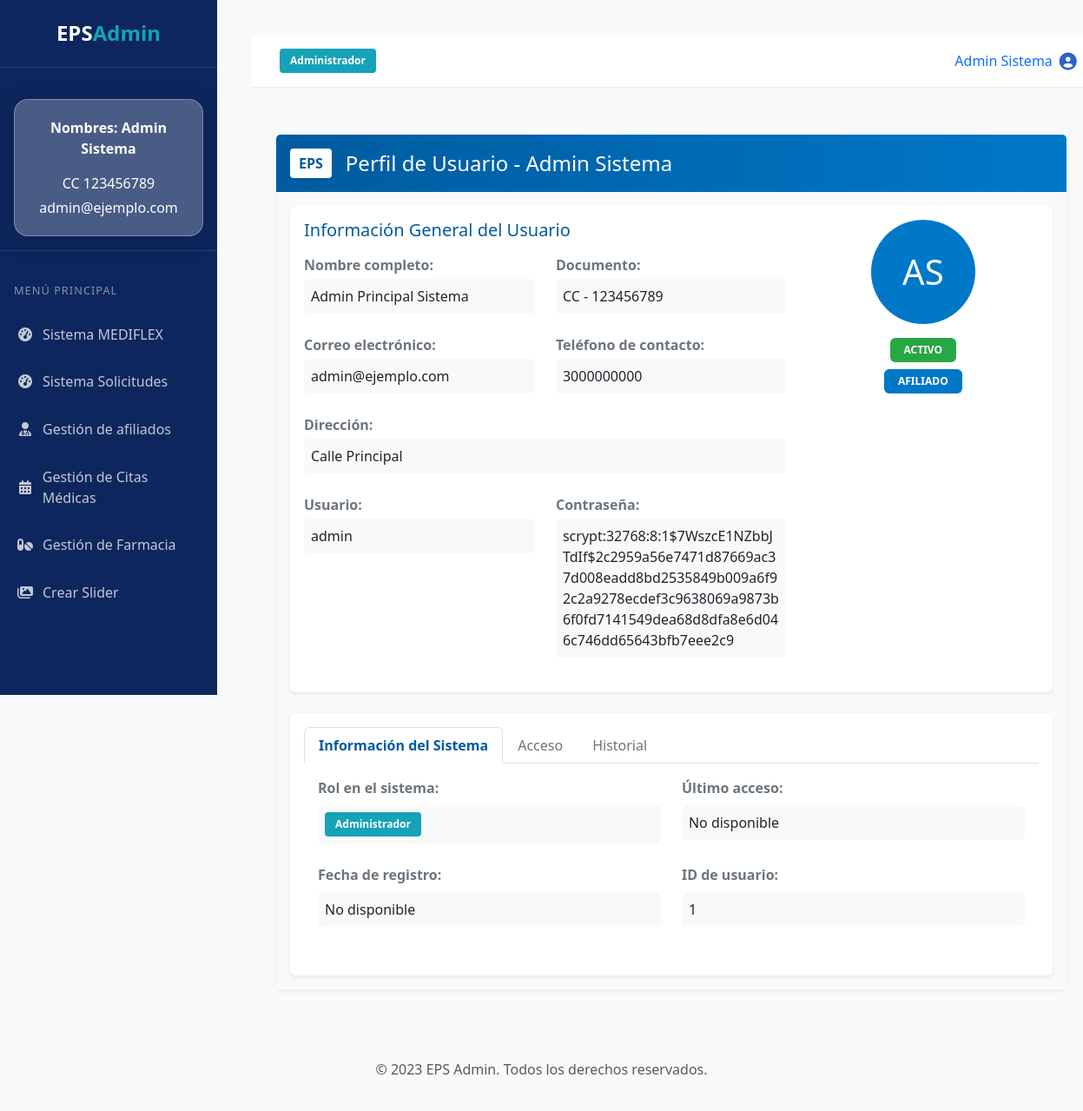
Screenshot of /admin/perfil (signed in) with the database file from the repository.
### models.py (models this page shows)
class Usuario(db.Model, UserMixin):
    __tablename__ = 'usuario'
    id = db.Column(db.Integer, primary_key=True)
    primer_nombre = db.Column(db.String(50), nullable=True)
    segundo_nombre = db.Column(db.String(50))
    primer_apellido = db.Column(db.String(50), nullable=True)
    segundo_apellido = db.Column(db.String(50))
    tipo_documento = db.Column(db.Enum('CC', 'TI', 'CE', 'Pasaporte'), nullable=False)
    numero_documento = db.Column(db.String(20), unique=True, nullable=False)
    usuario = db.Column(db.String(50), unique=True, nullable=True)
    password = db.Column(db.String(255), nullable=False)  # Contraseña sin cifrar
    correo = db.Column(db.String(100), nullable=False)
    telefono = db.Column(db.String(15))
    direccion = db.Column(db.String(255))
    rol = db.Column(db.Enum('Administrador', 'Subadministrador', 'Farmacia', 'paciente'), nullable=False)
    activo = db.Column(db.Boolean, default=False)
    afiliado = db.Column(db.Boolean, default=False)
    debe_cambiar_clave = db.Column(db.Boolean, default=False)

### servidor.py (the view)
@app.route('/admin/perfil', methods=['GET'])
@login_required
def perfil():
    if current_user.rol not in ['Administrador', 'Subadministrador','Farmacia']:
        return redirect(url_for('home'))
    if current_user.rol == 'Farmacia':
        return redirect(url_for('perfil_far'))
    solicitudes = solicitudes_afiliacion.query.order_by(
        solicitudes_afiliacion.estado != 'Rechazada',
        solicitudes_afiliacion.fecha_solicitud.desc()
    ).all()
    return render_template('admin/perfil_dashboard.html', solicitudes=solicitudes, usuario=current_user)

### templates/admin/perfil_dashboard.html
{% extends "admin/admin_dashboard.html" %}
{% block content %}
<section class="perfil-section container ">
    <div class="card border-0 shadow-sm">
        <div class="card-header eps-header text-white py-3">
            <div class="d-flex align-items-center">
                <span class="eps-logo me-3">EPS</span>
                <h2 class="mb-0 fs-4">Perfil de Usuario - {{ usuario.primer_nombre }} {{ usuario.primer_apellido }}</h2>
            </div>
        </div>
        <div class="card-body bg-light">
            <div class="bg-white p-3 mb-4 rounded shadow-sm">
                <div class="row">
                    <div class="col-md-8">
                        <h3 class="text-primary-eps mb-3 fs-5">Información General del Usuario</h3>
                        <div class="row">
                            <div class="col-md-6 mb-2">
                                <p class="mb-1"><span class="text-secondary fw-bold">Nombre completo:</span></p>
                                <p class="bg-light p-2 rounded">{{ usuario.primer_nombre }} {{ usuario.segundo_nombre }} {{ usuario.primer_apellido }} {{ usuario.segundo_apellido }}</p>
                            </div>
                            <div class="col-md-6 mb-2">
                                <p class="mb-1"><span class="text-secondary fw-bold">Documento:</span></p>
                                <p class="bg-light p-2 rounded">{{ usuario.tipo_documento }} - {{ usuario.numero_documento }}</p>
                            </div>
                        </div>
                        <div class="row">
                            <div class="col-md-6 mb-2">
                                <p class="mb-1"><span class="text-secondary fw-bold">Correo electrónico:</span></p>
                                <p class="bg-light p-2 rounded">{{ usuario.correo }}</p>
                            </div>
                            <div class="col-md-6 mb-2">
                                <p class="mb-1"><span class="text-secondary fw-bold">Teléfono de contacto:</span></p>
                                <p class="bg-light p-2 rounded">{{ usuario.telefono }}</p>
                            </div>
                        </div>
                        <div class="row">
                            <div class="col-md-12 mb-2">
                                <p class="mb-1"><span class="text-secondary fw-bold">Dirección:</span></p>
                                <p class="bg-light p-2 rounded">{{ usuario.direccion }}</p>
                            </div>
                        </div>
                        <div class="row">
                            <div class="col-md-6 mb-2">
                                <p class="mb-1"><span class="text-secondary fw-bold">Usuario:</span></p>
                                <p class="bg-light p-2 rounded">{{ usuario.usuario }}</p>
                            </div>
                            <div class="col-md-6 mb-2">
                                <p class="mb-1"><span class="text-secondary fw-bold">Contraseña:</span></p>
                                <p class="bg-light p-2 rounded">{{ usuario.password }}</p>
                            </div>
                        </div>
                    </div>
                    <div class="col-md-4 text-center">
                        <div class="mb-3">
                            {% if usuario.foto_perfil %}
                                <img src="{{ usuario.foto_perfil }}" alt="Foto de perfil" class="img-thumbnail eps-profile-img" width="120">
                            {% else %}
                                <div class="default-profile-img rounded-circle d-flex align-items-center justify-content-center text-white">
                                    <span class="fs-1">{{ usuario.primer_nombre[0] }}{{ usuario.primer_apellido[0] }}</span>
                                </div>
                            {% endif %}
                        </div>
                        <div class="mb-2">
                            <span class="badge eps-status-{{ 'active' if usuario.activo else 'inactive' }} px-3 py-2">
                                {{ 'ACTIVO' if usuario.activo else 'INACTIVO' }}
                            </span>
                        </div>
                        <div class="mb-3">
                            <span class="badge eps-badge-afiliacion px-3 py-2">
                                {{ 'AFILIADO' if usuario.afiliado else 'NO AFILIADO' }}
                            </span>
                        </div>
                    </div>
                </div>
            </div>
            <div class="bg-white p-3 rounded shadow-sm">
                <ul class="nav nav-tabs" id="userProfileTabs" role="tablist">
                    <li class="nav-item" role="presentation">
                        <button class="nav-link active" id="system-info-tab" data-bs-toggle="tab" data-bs-target="#system-info" type="button" role="tab" aria-controls="system-info" aria-selected="true">Información del Sistema</button>
                    </li>
                    <li class="nav-item" role="presentation">
                        <button class="nav-link" id="access-tab" data-bs-toggle="tab" data-bs-target="#access" type="button" role="tab" aria-controls="access" aria-selected="false">Acceso</button>
                    </li>
                    <li class="nav-item" role="presentation">
                        <button class="nav-link" id="history-tab" data-bs-toggle="tab" data-bs-target="#history" type="button" role="tab" aria-controls="history" aria-selected="false">Historial</button>
                    </li>
                </ul>
                <div class="tab-content p-3" id="userProfileTabsContent">
                    <div class="tab-pane fade show active" id="system-info" role="tabpanel" aria-labelledby="system-info-tab">
                        <div class="row">
                            <div class="col-md-6 mb-3">
                                <div class="info-group">
                                    <label class="form-label text-secondary fw-bold">Rol en el sistema:</label>
                                    <div class="p-2 bg-light rounded">
                                        <span class="badge eps-badge-role">{{ usuario.rol }}</span>
                                    </div>
                                </div>
                            </div>
                            <div class="col-md-6 mb-3">
                                <div class="info-group">
                                    <label class="form-label text-secondary fw-bold">Último acceso:</label>
                                    <div class="p-2 bg-light rounded">
                                        {{ usuario.ultimo_acceso|default('No disponible') }}
                                    </div>
                                </div>
                            </div>
                            <div class="col-md-6 mb-3">
                                <div class="info-group">
                                    <label class="form-label text-secondary fw-bold">Fecha de registro:</label>
                                    <div class="p-2 bg-light rounded">
                                        {{ usuario.fecha_registro|default('No disponible') }}
                                    </div>
                                </div>
                            </div>
                            <div class="col-md-6 mb-3">
                                <div class="info-group">
                                    <label class="form-label text-secondary fw-bold">ID de usuario:</label>
                                    <div class="p-2 bg-light rounded">
                                        {{ usuario.id|default('No disponible') }}
                                    </div>
                                </div>
                            </div>
                        </div>
                    </div>
</section>
{% endblock %}

### templates/admin/admin_dashboard.html (shortened to what this page needs)
<!DOCTYPE html>
<html lang="es">
  <head>
    <link href="https://cdn.jsdelivr.net/npm/bootstrap@5.3.0/dist/css/bootstrap.min.css" rel="stylesheet" />
    <link href="https://cdnjs.cloudflare.com/ajax/libs/font-awesome/6.5.1/css/all.min.css" rel="stylesheet" />
    <link rel="stylesheet" href="https://cdn.jsdelivr.net/npm/bootstrap-icons/font/bootstrap-icons.css" />
    <link rel="stylesheet" href="{{ url_for('static', filename='css/adminsud.css') }}" />
    <link rel="stylesheet" href="{{ url_for('static', filename='css/diseño_soli.css') }}" />
    <link rel="stylesheet" href="{{ url_for('static', filename='css/admintrador.css') }}" />
  </head>
  <body>
    <div class="container-fluid p-0">
      <div class="row g-0">
        <div class="col-lg-3 col-xl-2 sidebar" id="sidebar">
          <div class="sidebar-brand">
            <h2>EPS<span>Admin</span></h2>
          </div>
          <div class="profile-section">
            <div class="profile-card" style="background-color: rgba(255, 255, 255, 0.25); color: white; padding: 20px; border-radius: 16px; box-shadow: 0 4px 30px rgba(0, 0, 0, 0.1); backdrop-filter: blur(10px); -webkit-backdrop-filter: blur(10px); border: 1px solid rgba(255, 255, 255, 0.3);">
              <div id="perfilnombre" class="fw-bold h-2 mb-3"> Nombres: {{current_user.primer_nombre}} {{current_user.primer_apellido}}</div>
              <div class="mb-1"> {{current_user.tipo_documento}} {{current_user.numero_documento}}</div>
              <div>{{current_user.correo}}</div>
            </div>
          </div>
          <div class="sidebar-header">Menú Principal</div>
          <ul class="sidebar-menu nav flex-column">
            <li class="nav-item">
                <a href="{{ url_for('admin') }}" id="home-link" class="nav-link {% if request.endpoint == 'admin' %}active{% endif %}">
              <i class="fas fa-tachometer-alt"></i>
              <span>Sistema MEDIFLEX</span>
              </a>
            </li>
            <li class="nav-item">
              <a href="{{ url_for('ver_solicitudes') }}" class="nav-link {% if request.endpoint == 'ver_solicitudes' %}active{% endif %}">
                <i class="fas fa-tachometer-alt"></i>
                <span>Sistema Solicitudes</span>
              </a>
            </li>
            <li class="nav-item">
              <a href="{{ url_for('ver_pacientes') }}" class="nav-link {% if request.endpoint == 'ver_pacientes' %}active{% endif %}">
                <i class="fas fa-user-md"></i>
                <span>Gestión de afiliados</span>
              </a>
            </li>
            <li class="nav-item">
              <a href="{{ url_for('citas_admi') }}" class="nav-link {% if request.endpoint == 'citas_admi' %}active{% endif %}">
                <i class="fas fa-calendar-alt"></i>
                <span>Gestión de Citas Médicas</span>
              </a>
            </li>
            <li class="nav-item">
              <a href="{{ url_for('admin_farmacia') }}" class="nav-link" {% if request.endpoint == 'admin_farmacia' %}active{% endif %}>
                <i class="fas fa-pills"></i>
                <span>Gestión de Farmacia</span>
              </a>
            </li>
            <li class="nav-item">
              <a href="{{ url_for('admin_slides') }}" class="nav-link {% if request.endpoint == 'admin_slides' %}active{% endif %}">
              <i class="fas fa-images"></i>
              <span>Crear Slider</span>
              </a>
            </li>
          </ul>
        </div>
        <div class="col-lg-9 col-xl-10 content-wrapper">
          <header class="main-header d-flex justify-content-between align-items-center">
            <div>
              {% if current_user.rol in ['Administrador', 'Subadministrador'] %}
                <span class="d-none d-md-inline-block ms-3"><span class="badge eps-badge-role">{{ current_user.rol }}</span></span>
              {% endif %}
            </div>
            <div class="user-dropdown dropdown">
              <a class="dropdown-toggle text-decoration-none d-flex align-items-center" href="#" role="button" data-bs-toggle="dropdown" aria-expanded="false">
                <span id="nombreapelido" class="me-2 d-none d-sm-inline">{{ current_user.primer_nombre }} {{ current_user.primer_apellido }}</span>
                <i class="fas fa-user-circle fa-lg text-primary"></i>
              </a>
            </div>
          </header>
          <main class="px-3 py-4" id="main">
            {% if current_user.rol == 'Administrador' %}
            <div id="content">
              {% block content %}{% endblock content %}
          </div>
        {% else %}
          <div class="alert alert-warning" role="alert">
            <strong>Acceso Denegado:</strong> No tienes permiso para acceder a esta sección.
          </div>
        {% endif %}
          </div>
        </div>
        </div>
        <div class="footer bg-light text-center py-3 mt-auto">
          <div class="container-fluid">
            <span class="text-muted">© 2023 EPS Admin. Todos los derechos reservados.</span>
          </div>
        </div>
  </body>
</html>

### rows the page displays
Usuario: primer_nombre "Admin", primer_apellido "Sistema", tipo_documento "CC", numero_documento "123456789", correo "admin@ejemplo.com", rol "Administrador", segundo_nombre "Principal", telefono "3000000000", direccion "Calle Principal", usuario "admin", password "scrypt:32768:8:1$7WszcE1NZbbJTdIf$2c2959a56e7471d87669ac37d008eadd8bd2535849b009a6f92c2a9278ecdef3c9638069a9873b6f0fd7141549dea68d8dfa8e6d046c746dd65643bfb7eee2c9", primer_nombre "A", primer_apellido "S", activo "ACTIVO", afiliado "AFILIADO", id "1"

### other values shown
{{ usuario.ultimo_acceso|default('No disponible') }} "No disponible"
{{ usuario.fecha_registro|default('No disponible') }} "No disponible"
